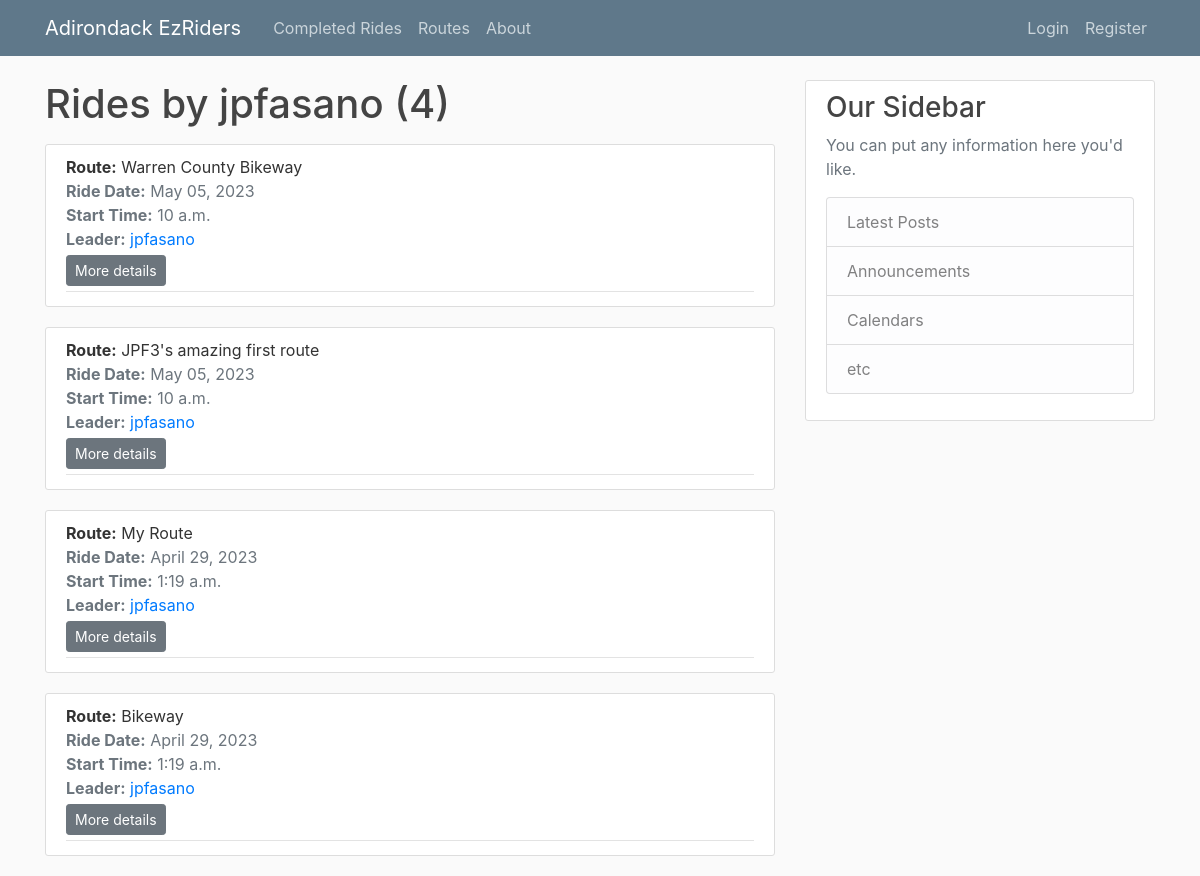
/rides/user/jpfasano/, run on the app's committed database.
### rides/models.py (models this page shows, shortened)
class Ride(models.Model):
    leader = models.ForeignKey(User, blank=False, null=True, on_delete=models.SET_NULL)
    route = models.ForeignKey(Route, blank=False, null=True, on_delete=models.SET_NULL)
    additional_details = RichTextField(blank=True, null=True)
    ride_date = models.DateField()
    start_time = models.TimeField()
    participants = models.ManyToManyField(User, related_name='ride_participants')
    class Meta:
        ordering = ['-ride_date']

### routes/models.py (models this page shows, shortened)
class Route(models.Model):
    route_name = models.CharField(max_length=100)
    description = RichTextField(blank=True, null=True)
    date_posted = models.DateTimeField(default=timezone.now)
    distance = models.PositiveSmallIntegerField()
    start_location = RichTextField(blank=True, null=True)
    author = models.ForeignKey(User, blank=True, null=True, on_delete=models.SET_NULL)

### rides/views.py (the view)
# urls.py: path('rides/user/<str:username>/', UserRidesListView.as_view(), name='user-rides'),
class UserRidesListView(ListView):
    model = Ride
    template_name = 'rides/user_rides.html'  # <app>/<model>_<viewtype>.html
    context_object_name = 'rides'
    paginate_by = 5
    def get_queryset(self):
        user = get_object_or_404(User, username=self.kwargs.get('username'))
        return Ride.objects.filter(leader=user)

### rides/templates/rides/user_rides.html (shortened to what this page needs)
{% extends "base.html" %}
{% block content %}
    <h1 class="mb-3">Rides by {{ view.kwargs.username }} ({{ page_obj.paginator.count }})</h1>
    {% for object in rides %}
        {% include "rides/inc_ride_article.html" %}
    {% endfor %}
{% endblock content %}

### rides/templates/rides/inc_ride_article.html
<article class="media content-section">
    <div class="media-body">
        <div class="article-metadata">
            <div class="mr-2"><strong>Route:</strong> {{ object.route.route_name }}</div>
            <div class="text-muted"><strong>Ride Date:</strong> {{ object.ride_date|date:"F d, Y" }}</div>
            <div class="text-muted"><strong>Start Time:</strong> {{ object.start_time }}</div>
            <div class="text-muted">
                <strong>Leader:</strong> <a
                    href="{% url 'user-rides' object.leader.username %}"> {{ object.leader.username }}</a>
            </div>
            <div>
                <a class="btn  btn-secondary btn-sm mt-1 mb-1" href="{% url 'ride-detail' object.id %}">More
                    details</a>
            </div>
        </div>
    </div>
</article>

### static/main.css (style rules this page uses)
body { background: #fafafa; color: #333333; margin-top: 5rem; }
h1, h2, h3, h4, h5, h6 { color: #444444; }
.content-section { background: #ffffff; padding: 10px 20px; border: 1px solid #dddddd; border-radius: 3px; margin-bottom: 20px; }
.article-metadata { padding-bottom: 1px; margin-bottom: 4px; border-bottom: 1px solid #e3e3e3 }

### data on the page
Ride: route.route_name "Warren County Bikeway", ride_date "May 05, 2023", start_time "10 a.m.", leader.username "jpfasano"
Ride: route.route_name "JPF3's amazing first route", ride_date "May 05, 2023", start_time "10 a.m.", leader.username "jpfasano"
Ride: route.route_name "My Route", ride_date "April 29, 2023", start_time "1:19 a.m.", leader.username "jpfasano"
Ride: route.route_name "Bikeway", ride_date "April 29, 2023", start_time "1:19 a.m.", leader.username "jpfasano"

### other printed values
{{ view.kwargs.username }} "jpfasano"
{{ page_obj.paginator.count }} "4"
